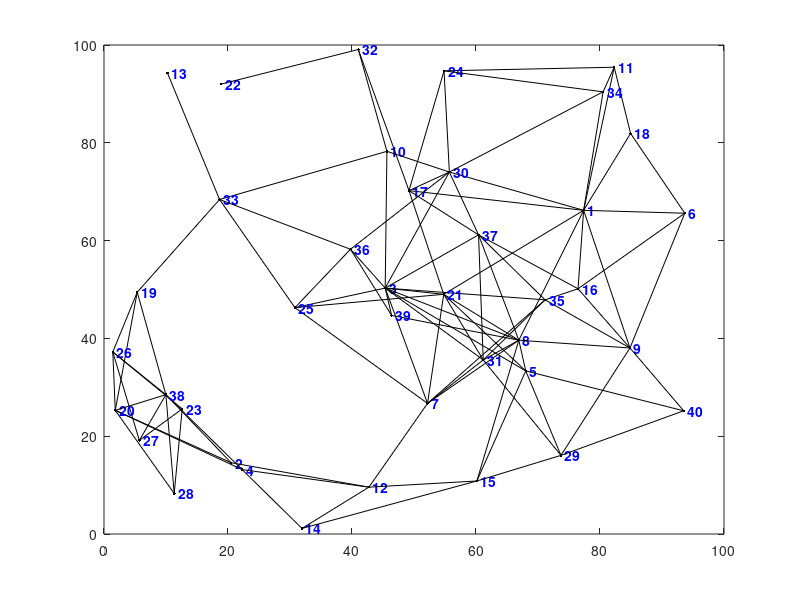

Recreate this plot in MATLAB. (Note: this script raises an error after producing the figure.)
function [dist,path] = dijkstra2(nodes,segments,start_id,finish_id)
%DIJKSTRA Calculates the shortest distance and path between points on a map
%   using Dijkstra's Shortest Path Algorithm
% 
% [DIST, PATH] = DIJKSTRA(NODES, SEGMENTS, SID, FID)
%   Calculates the shortest distance and path between start and finish nodes SID and FID
% 
% [DIST, PATH] = DIJKSTRA(NODES, SEGMENTS, SID)
%   Calculates the shortest distances and paths from the starting node SID to all
%     other nodes in the map
% 
% Note:
%     DIJKSTRA is set up so that an example is created if no inputs are provided,
%       but ignores the example and just processes the inputs if they are given.
% 
% Inputs:
%     NODES should be an Nx3 or Nx4 matrix with the format [ID X Y] or [ID X Y Z]
%       where ID is an integer, and X, Y, Z are cartesian position coordinates)
%     SEGMENTS should be an Mx3 matrix with the format [ID N1 N2]
%       where ID is an integer, and N1, N2 correspond to node IDs from NODES list
%       such that there is an [undirected] edge/segment between node N1 and node N2
%     SID should be an integer in the node ID list corresponding with the starting node
%     FID (optional) should be an integer in the node ID list corresponding with the finish
% 
% Outputs:
%     DIST is the shortest Euclidean distance
%       If FID was specified, DIST will be a 1x1 double representing the shortest
%         Euclidean distance between SID and FID along the map segments. DIST will have
%         a value of INF if there are no segments connecting SID and FID.
%       If FID was not specified, DIST will be a 1xN vector representing the shortest
%         Euclidean distance between SID and all other nodes on the map. DIST will have
%         a value of INF for any nodes that cannot be reached along segments of the map.
%     PATH is a list of nodes containing the shortest route
%       If FID was specified, PATH will be a 1xP vector of node IDs from SID to FID.
%         NAN will be returned if there are no segments connecting SID to FID.
%       If FID was not specified, PATH will be a 1xN cell of vectors representing the
%         shortest route from SID to all other nodes on the map. PATH will have a value
%         of NAN for any nodes that cannot be reached along the segments of the map.
% 
% Example:
%     dijkstra; % calculates shortest path and distance between two nodes
%               % on a map of randomly generated nodes and segments
% 
% Example:
%     nodes = [(1:10); 100*rand(2,10)]';
%     segments = [(1:17); floor(1:0.5:9); ceil(2:0.5:10)]';
%     figure; plot(nodes(:,2), nodes(:,3),'k.');
%     hold on;
%     for s = 1:17
%         if (s <= 10) text(nodes(s,2),nodes(s,3),[' ' num2str(s)]); end
%         plot(nodes(segments(s,2:3)',2),nodes(segments(s,2:3)',3),'k');
%     end
%     [d, p] = dijkstra(nodes, segments, 1, 10)
%     for n = 2:length(p)
%         plot(nodes(p(n-1:n),2),nodes(p(n-1:n),3),'r-.','linewidth',2);
%     end
%     hold off;
% 
% Author: Joseph Kirk
% Email: jdkirk630 at gmail dot com
% Release: 1.3
% Release Date: 5/18/07

if (nargin < 3) % SETUP
    % (GENERATE RANDOM EXAMPLE OF NODES AND SEGMENTS IF NOT GIVEN AS INPUTS)
    % Create a random set of nodes/vertices,and connect some of them with
    % edges/segments. Then graph the resulting map.
    num_nodes = 40; L = 100; max_seg_length = 30; ids = (1:num_nodes)';
    nodes = [ids L*rand(num_nodes,2)]; % create random nodes
    h = figure; plot(nodes(:,2),nodes(:,3),'k.') % plot the nodes
    text(nodes(num_nodes,2),nodes(num_nodes,3),...
        [' ' num2str(ids(num_nodes))],'Color','b','FontWeight','b')
    hold on
    num_segs = 0; segments = zeros(num_nodes*(num_nodes-1)/2,3);
    for i = 1:num_nodes-1 % create edges between some of the nodes
        text(nodes(i,2),nodes(i,3),[' ' num2str(ids(i))],'Color','b','FontWeight','b')
        for j = i+1:num_nodes
            d = sqrt(sum((nodes(i,2:3) - nodes(j,2:3)).^2));
            if and(d < max_seg_length,rand < 0.6)
                plot([nodes(i,2) nodes(j,2)],[nodes(i,3) nodes(j,3)],'k.-')
                % add this link to the segments list
                num_segs = num_segs + 1;
                segments(num_segs,:) = [num_segs nodes(i,1) nodes(j,1)];
            end
        end
    end
    segments(num_segs+1:num_nodes*(num_nodes-1)/2,:) = [];
    axis([0 L 0 L])
    % Calculate Shortest Path Using Dijkstra's Algorithm
    % Get random starting/ending nodes,compute the shortest distance and path.
    start_id = ceil(num_nodes*rand); disp(['start id = ' num2str(start_id)]);
    finish_id = ceil(num_nodes*rand); disp(['finish id = ' num2str(finish_id)]);
    [distance,path] = dijkstra(nodes,segments,start_id,finish_id);
    disp(['distance = ' num2str(distance)]); disp(['path = [' num2str(path) ']']);
    % If a Shortest Path exists,Plot it on the Map.
    figure(h)
    for k = 2:length(path)
        m = find(nodes(:,1) == path(k-1));
        n = find(nodes(:,1) == path(k));
        plot([nodes(m,2) nodes(n,2)],[nodes(m,3) nodes(n,3)],'ro-','LineWidth',2);
    end
    title(['Shortest Distance from ' num2str(start_id) ' to ' ...
        num2str(finish_id) ' = ' num2str(distance)])
    hold off
    
else %--------------------------------------------------------------------------
    % MAIN FUNCTION - DIJKSTRA'S ALGORITHM
    
    % initializations
    node_ids = nodes(:,1);
    [num_map_pts,cols] = size(nodes);
    table = sparse(num_map_pts,2);
    shortest_distance = Inf(num_map_pts,1);
    settled = zeros(num_map_pts,1);
    path = num2cell(NaN(num_map_pts,1));
    col = 2;
    pidx = find(start_id == node_ids);
    shortest_distance(pidx) = 0;
    table(pidx,col) = 0;
    settled(pidx) = 1;
    path(pidx) = {start_id};
    if (nargin < 4) % compute shortest path for all nodes
        while_cmd = 'sum(~settled) > 0';
    else % terminate algorithm early
        while_cmd = 'settled(zz) == 0';
        zz = find(finish_id == node_ids);
    end
    while eval(while_cmd)
        % update the table
        table(:,col-1) = table(:,col);
        table(pidx,col) = 0;
        % find neighboring nodes in the segments list
        neighbor_ids = [segments(node_ids(pidx) == segments(:,2),3);
            segments(node_ids(pidx) == segments(:,3),2)];
        % calculate the distances to the neighboring nodes and keep track of the paths
        for k = 1:length(neighbor_ids)
            cidx = find(neighbor_ids(k) == node_ids);
            if ~settled(cidx)
                d = sqrt(sum((nodes(pidx,2:cols) - nodes(cidx,2:cols)).^2));
                if (table(cidx,col-1) == 0) || ...
                        (table(cidx,col-1) > (table(pidx,col-1) + d))
                    table(cidx,col) = table(pidx,col-1) + d;
                    tmp_path = path(pidx);
                    path(cidx) = {[tmp_path{1} neighbor_ids(k)]};
                else
                    table(cidx,col) = table(cidx,col-1);
                end
            end
        end
        % find the minimum non-zero value in the table and save it
        nidx = find(table(:,col));
        ndx = find(table(nidx,col) == min(table(nidx,col)));
        if isempty(ndx)
            break
        else
            pidx = nidx(ndx(1));
            shortest_distance(pidx) = table(pidx,col);
            settled(pidx) = 1;
        end
    end
    if (nargin < 4) % return the distance and path arrays for all of the nodes
        dist = shortest_distance';
        path = path';
    else % return the distance and path for the ending node
        dist = shortest_distance(zz);
        path = path(zz);
        path = path{1};
    end
end